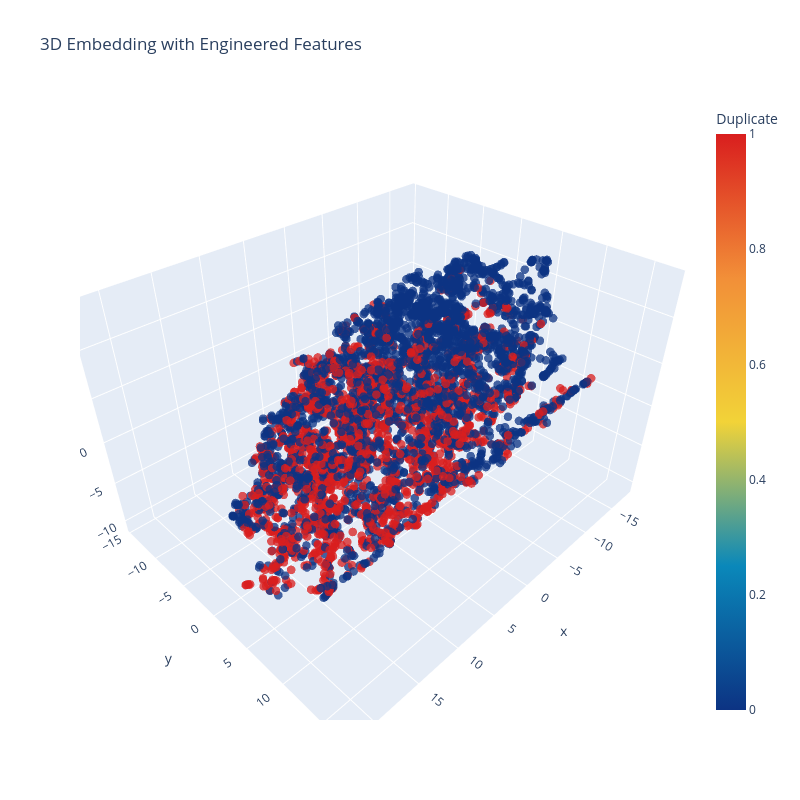

This figure's notebook cell:
### Code cell
import plotly.graph_objects as go
import plotly.io as pio

trace1 = go.Scatter3d(
    x=tsne3d[:, 0],
    y=tsne3d[:, 1],
    z=tsne3d[:, 2],
    mode="markers",
    marker=dict(
        size=5,
        sizemode="diameter",
        color=y,
        colorscale="Portland",
        colorbar=dict(title="Duplicate"),
        line=dict(color="white"),
        opacity=0.75
    )
)

fig = go.Figure(
    data=[trace1],
    layout=dict(
        height=800,
        width=800,
        title="3D Embedding with Engineered Features"
    )
)

fig.show()

### Figure 1 — Plotly figure (JSON) as saved in the notebook; plotly's stock layout.template omitted (floating-point values rounded to 4 significant figures; data arrays with more than 128 entries replaced by an {"elided": "..."} marker saying what was removed)
{"data": [{"marker": {"color": {"elided": "5000 int values"}, "colorbar": {"title": {"text": "Duplicate"}}, "colorscale": [[0, "rgb(12,51,131)"], [0.25, "rgb(10,136,186)"], [0.5, "rgb(242,211,56)"], [0.75, "rgb(242,143,56)"], [1, "rgb(217,30,30)"]], "line": {"color": "white"}, "opacity": 0.75, "size": 5, "sizemode": "diameter"}, "mode": "markers", "x": {"elided": "5000 float values"}, "y": {"elided": "5000 float values"}, "z": {"elided": "5000 float values"}, "type": "scatter3d"}], "layout": {"height": 800, "title": {"text": "3D Embedding with Engineered Features"}, "width": 800}}
